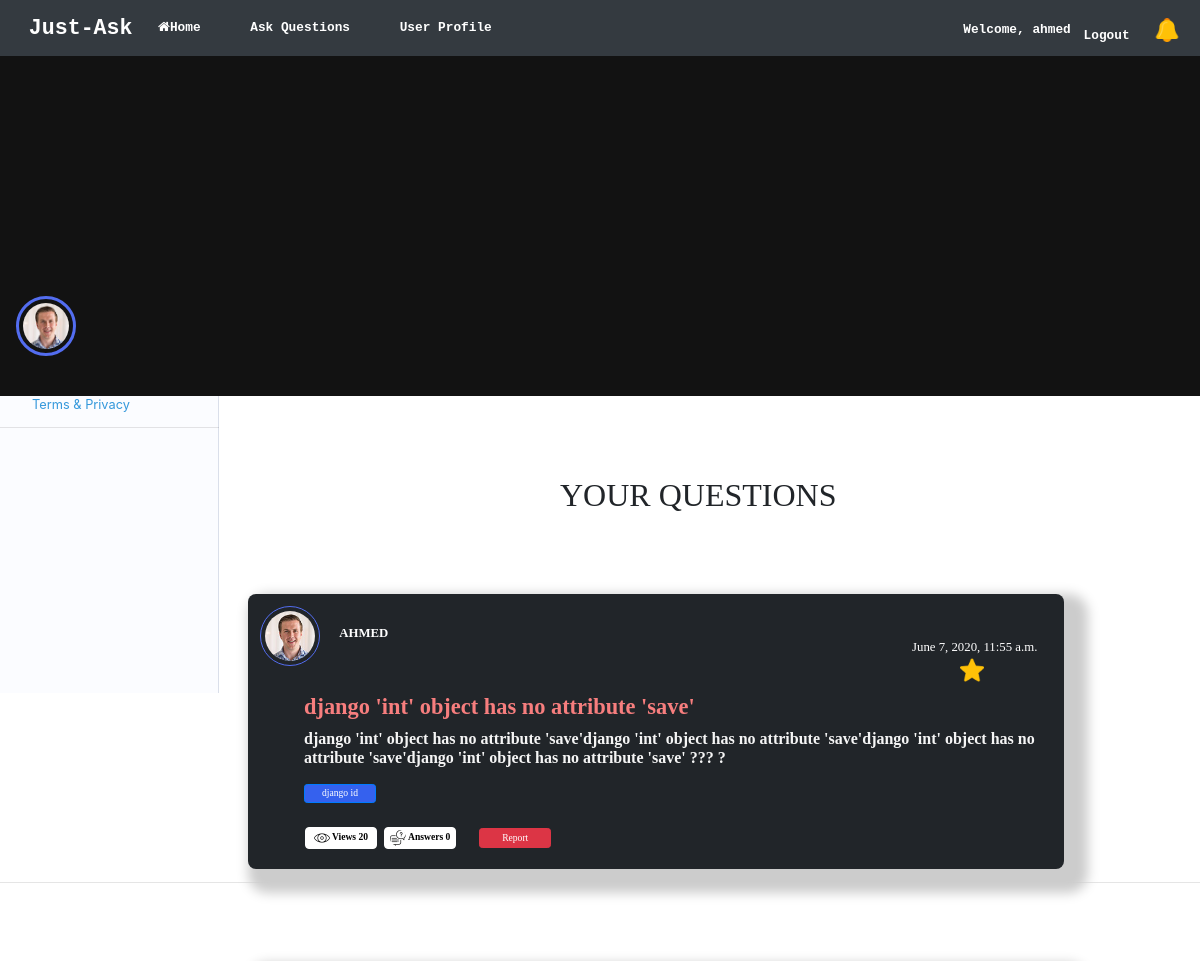
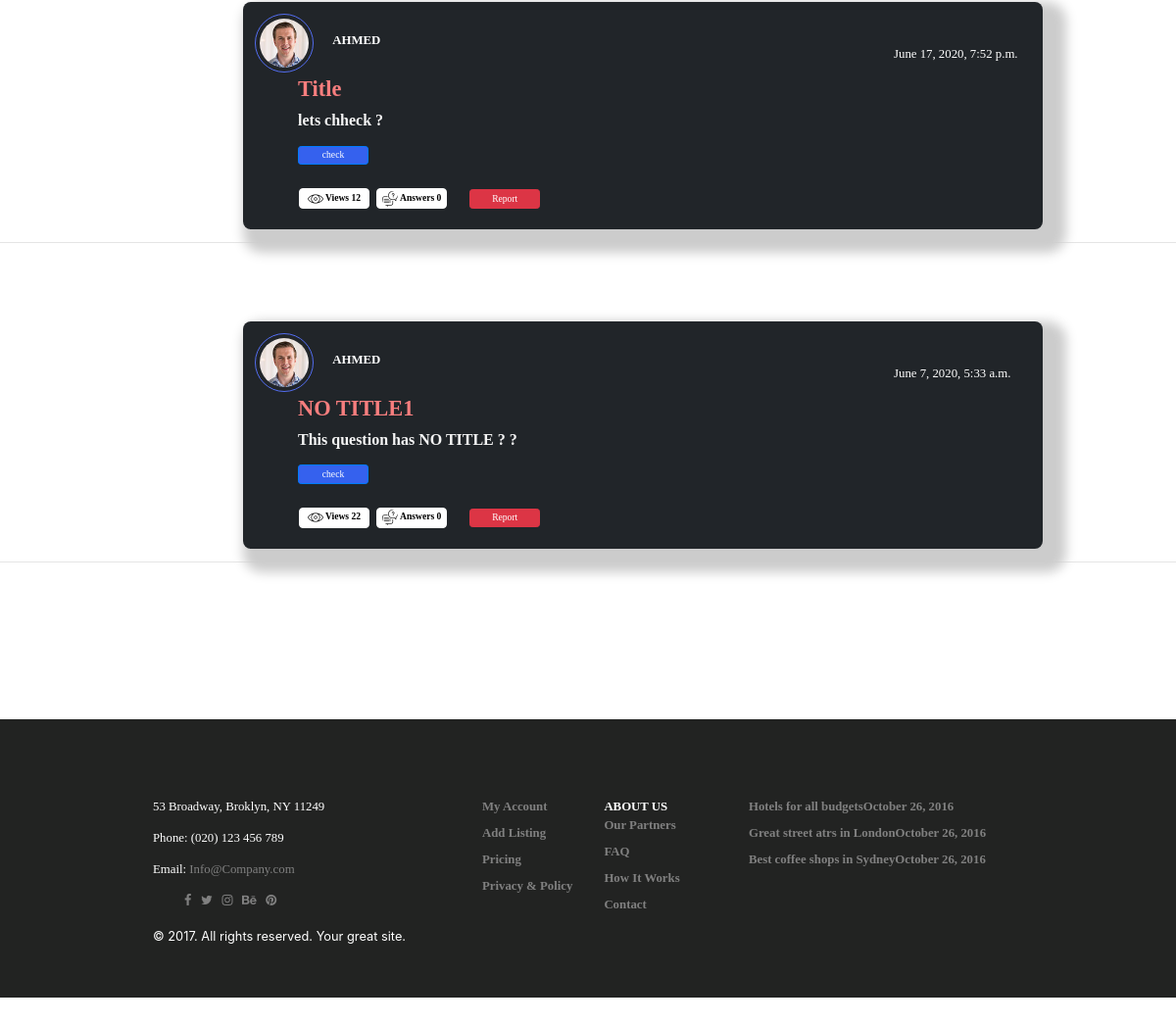
The app's page /UserQuestions (signed in) with its own data (2 pictures, top to bottom).
### home/models.py (models this page shows)
class UserProfile(models.Model):
    user = models.ForeignKey(User,on_delete=models.CASCADE)
    prof_pic = models.ImageField(upload_to='static')
    level = models.CharField(choices=showChoices,max_length=50)
    followers = models.ManyToManyField('self',related_name='follow',null=True)
    following = models.ManyToManyField('self',related_name='followings',null=True)
    Questions = models.ManyToManyField(Question,null=True)
    FavQuestions = models.ManyToManyField(Question,related_name='FavQuestion',null=True)
    FavAnswers = models.ManyToManyField("Answer",related_name='FavAnswer',null=True)

class Question(models.Model):
    user = models.ForeignKey(User,on_delete=models.CASCADE)
    q_image = models.ImageField(upload_to='static',null=True)
    q_title = models.CharField(max_length=100)
    tag = models.CharField(max_length=20)
    content = models.TextField()
    answers = models.IntegerField(default=0)
    views = models.IntegerField(default=0)
    fav = models.CharField(max_length=50)
    report = models.CharField(choices=ReportChoices,max_length=50)
    dateTime = models.DateTimeField(auto_now=True)

### home/views.py (the view)
# urls.py: path('UserQuestions', views.UserQuestions, name="UserQuestions"),
def UserQuestions(request):
    users1 = UserProfile.objects.filter(user=request.user).first()
    qs = Answer.objects.filter(questioner=users1).all()
    total_Notis = Notification.objects.filter(user=users1,viewed=False).all().count
    context = { 'qs':users1, 'an':qs,"count_notis":total_Notis }
    return render(request,'UserQs.html',context)

### home/templates/UserQs.html (shortened to what this page needs)
{% extends "base.html" %}
{% load static %}
  {% block content %}
<div class="row">
    <div class="col-md-12" style="background-color: #121212;padding-bottom: 50px;">
      <img style="margin-top:300px;margin-left:20px ;" src="{{qs.prof_pic}}" class="avatar avatar2" />
    </div>
  </div>
          {% if qs.user == request.user %}
          <div style="margin-left:300px;margin-top:100px;font-family: bold;">
            <h1 style="margin-left: 400px;">YOUR QUESTIONS</h1>
              </div>
            {% else %}
            <div style="margin-left:300px;margin-top:100px;font-family: bold;">
              <h1 style="margin-left: 400px;">{{qs.user.username|upper}}'s QUESTIONS</h1>
                </div>
            {% endif %}
          {% for ans1 in qs.Questions.all %}
              {% ifchanged ans1.id %}
              <div class="row" style="margin-top: 100px;">
                <div class="col-sm-8 setts1" style="padding:10px;margin-left:325px;background-color:#212529;border-radius:10px;">
                    <div>
                      <div>
                        <a href="{% url 'DetailProfile' qs.id %}"><img src="{{qs.prof_pic}}" class="avatar avatar1"/></a>
                         <b style="margin-left: 20px;color:white;"> {{qs.user.username|upper}} </b><p style="color:white;margin-left:820px;margin-top:-35px">{{ans1.dateTime}}
                          {% for fq in qs.FavQuestions.all %}
                            {% if fq.id == ans1.id %}
                              <img src="{% static 'star.png' %}"  style="height:30px;width:30px;margin-left:60px;" />
                            {% endif %}
                          {% endfor %}
                        </div>
                      <h3><a href="{% url 'DetailQuestion' ans1.id %}" style="color:#F77E7E;text-decoration:none"><b class="question-title" style="margin-left:60px;">{{ans1.q_title}}</b></a></h3>
                    </div>
                    <div class="q-lbtm-content">
                        <div class="textStyle" style="margin-top:10px;margin-left:60px">
                            <h5 style="color:whitesmoke;"><b>{{ans1.content}}  ?</b></h5>
                        </div>
                         <div class="question-cat">
                            <ul class="ul1">
                                    <li style="margin-left:15px; margin-top:20px">
                                        <button class="btn btn-primary btn3">{{ans1.tag}}</button>
                                    </li>
                            </ul>
                        </div>
                    <div class="question-cat" style="margin-left:16px;margin-top:40px;">
                      <ul class="ul1">
                              <li style="margin-top:-10px">
                                  <button class="btn ansViewTag" style="border-radius:5px;color:black;">
                                  <img  src="{% static 'eye.png' %}" class="ans-img" />
                                  <b> Views {{ans1.views}} </b></button>
                                  <button class="btn ansViewTag" style="border-radius:5px;color:black;">
                                  <img  src="{% static 'ans1.png' %}" class="ans-img" />
                                 <b> Answers {{ans1.answers}} </b></button>
                                 <button class="btn btn-danger reportTag"> Report </button>
                              </li>
                          </ul>
                      </div>
                    </div>
                  </div>
                  </div>
                <hr/>
        {% endifchanged %}
    {% endfor %}
{% endblock %}

### home/templates/base.html (shortened to what this page needs)
{% load static %}
<!DOCTYPE html>
<html lang="en">
  <head>
    <link rel="stylesheet" href="https://maxcdn.bootstrapcdn.com/bootstrap/4.3.1/css/bootstrap.min.css">
    <link rel="stylesheet" href="https://maxcdn.bootstrapcdn.com/font-awesome/4.4.0/css/font-awesome.min.css">
    <link rel="stylesheet"  type="text/css"  href="{% static 'App.css' %}">
    <link rel="stylesheet"  type="text/css"  href="{% static 'sidenav.css' %}">
    <link rel="stylesheet"  type="text/css"  href="{% static 'footer.css' %}">
    <link rel="stylesheet"  type="text/css"  href="{% static 'question.css' %}">
  </head>
  <body style="zoom: 80%;">
    <div id="NAVBAR">
        <nav class="navbar navbar-icon-top navbar-expand-lg navbar-dark bg-dark mystyle1">
          <a class="navbar-brand Icon" href="myQuestion"><b class="">Just-Ask</b></a>
          <div class="navbar-collapse" id="navbarSupportedContent">
            <ul class="navbar-nav mr-auto">
              <li class="nav-item bc">
                <a class="nav-link" href="myQuestion">
                <b class="nav1 sides">
                  <i class="fa fa-home"></i>Home</b>
                  </a>
              </li>
              <li class="nav-item bc">
                <a class="nav-link active" href="AskQuestion">
                  <b class="nav1 side1">Ask Questions</b>
                </a>
              </li>
              <li class="nav-item bc">
                <a class="nav-link active" href="UserProfile">
                 <b class="nav1 side1"> User Profile</b>
                </a>
              </li>
            </ul>
            <ul class="navbar-nav">
            {% if user.is_authenticated %}
            <li class="nav-item bc" style="margin-top:20px;">
                 <b>Welcome, {{user.username}}</b>
              </li>
              <li class="nav-item bc" style="margin-top:20px;">
                <a class="nav-link active" href="logout">
                 <b class="nav1">Logout</b>
                </a>
              </li>
              {% endif %}
              <li class="nav-item bc">
                <a class="nav-link active" href="UserNotifications">
                  {% if count_notis > 0 %}
                  <img src="{% static 'bell.png' %}" style="height:30px;width:35px;margin-top:10px;margin-right:15px;" class="lev-avatar" />
                  {% if count_notis > 10 %}
                  <span class="badge badge-danger" style="margin-left:-37px;border-radius:30px;">{{count_notis}}</span>
                  {% elif count_notis < 10 %}
                  <span class="badge badge-danger" style="margin-left:-30px;border-radius:30px;">{{count_notis}}</span>
                  {% endif %}
                  {% else %}
                    <img src="{% static 'Nobell.png' %}" style="height:30px;width:35px;margin-top:10px;" class="lev-avatar" />
                    {% endif %}
                </a>
              </li>
            </ul>
          </div>
        </nav>
  </div>
  <div class="bkc">
                <ul class="ul1">
                    <li class="widget widget-btn mg1">
                      <a href="AskQuestion"><button type="button" data-toggle="modal" class="btn btn2">
                             ASK A QUESTION</button>
                      </a> </li>
                </ul>
                <ul class="ul1 s1">
                    <li class="mg">
                        <ul class="ul1"><li><a href="index">
                        <a href="myQuestion">  <button type="button" class="btn btn1">
                            Questions</button></a>
                          </a>
                        </li>
                        <li class=""><a href="">
                        <button type="button" class="btn btn1">
                            Tags</button></a></li>
                        <li class=""><a href="">
                        <button type="button" class="btn btn1">
                            Level</button></a></li>
                        <li class=""><a href="">
                        <button type="button" class="btn btn1">
                            Categories</button></a></li>
                        <li class=""><a href="allUser">
                        <button type="button" class="btn btn1">
                            Users</button></a></li>
                        <li class=""><a href="UserSettings">
                        <button type="button" class="btn btn1">
                            Settings</button></a></li>
                          </ul>
                    </li>
                    </ul>
                <div class="sn1">
                    ©2020  <br/>
                    <a style="color:#3498db">Terms &amp; Privacy</a>
                </div>
                <hr class="line"/>
            </div>
            {% block content %}
            {% endblock %}
  </body>
  <footer class="main-footer">
    <div class="container" >
        <div class="row">
        <div class="col-md-4 sets1">
            <div class="contact-details">
            <p>53 Broadway, Broklyn, NY 11249</p>
            <p>Phone: (020) 123 456 789</p>
            <p>Email: <a href="" class="colors">Info@Company.com</a></p>
            <ul class="social-menu">
                <li class="list-inline-item"><a href="#" class="colors"><i class="fa fa-facebook"></i></a></li>
                <li class="list-inline-item"><a href="#" class="colors"><i class="fa fa-twitter"></i></a></li>
                <li class="list-inline-item"><a href="#" class="colors"><i class="fa fa-instagram"></i></a></li>
                <li class="list-inline-item"><a href="#" class="colors"><i class="fa fa-behance"></i></a></li>
                <li class="list-inline-item"><a href="#" class="colors"><i class="fa fa-pinterest"></i></a></li>
            </ul>
            </div>
        </div>
        <div class="col-md-4 sets1">
            <div class="menus d-flex">
            <ul class="ul1">
            <b> <li> <a href="#" class="colors" >My Account</a></li>
                <li class="mup"> <a href="#" class="colors">Add Listing</a></li>
                <li class="mup"> <a href="#" class="colors mup">Pricing</a></li>
                <li class="mup"> <a href="#" class="colors mup">Privacy &amp; Policy</a></li></b>
            </ul>
            <ul class="ul1">
               <b><li> <a href="#" class="fhead">ABOUT US</a></li></b>
               <b><li> <a href="#" class="colors">Our Partners</a></li>
                <li class="mup"> <a href="#" class="colors mup">FAQ</a></li>
                <li class="mup"> <a href="#" class="colors mup">How It Works</a></li>
                <li class="mup"> <a href="#" class="colors mup">Contact</a></li></b>
            </ul>
            </div>
        </div>
        <div class="col-md-4 sets1">
            <b><a href="" class="colors">
            <div class="title colors"><strong>Hotels for all budgets</strong><span class="date last-meta">October 26, 2016</span></div>
                </a><a href="#" class="colors">
                <div class="title mup colors"><strong>Great street atrs in London</strong><span class="date last-meta">October 26, 2016</span></div>
                </a><a href="#" class="colors">
                <div class="title mup colors"><strong>Best coffee shops in Sydney</strong><span class="date last-meta">October 26, 2016</span></div>
                </a></b>
        </div>
        </div>
    </div>
    <div class="copyrights setsx sets">
        <div class="container">
        <div class="row">
            <div class="col-md-6">
            <p>&copy; 2017. All rights reserved. Your great site.</p>
            </div>
        </div>
        </div>
    </div>
    </footer>
  </html>

### static/App.css (style rules this page uses)
.Icon { font-size: 27px; margin-left: 20px; font-family:'Courier New', Courier, monospace; }
.avatar { vertical-align: middle; width: 120px; height: 120px; border-radius: 50%; margin-top: 5px; margin-left: 5px; }
.lev-avatar { vertical-align: middle; width: 50px; height: 50px; border-radius: 20%; margin-top: 5px; margin-left: 5px; }
.avatar1 { border:4px solid #dadfea; padding:5px; transition: 0.7s; }
.avatar2 { border:4px solid #536DF0; padding:5px; transition: 0.7s; }
.side1 { margin-left: 30px; padding-right: 30px; }
.sides { padding-right: 40px; padding-left:-30px; }
.nav1 { color: white; transition: all 1s; width: 50px; padding: 8px; }
.bc { color: white; transition: all 1s; }
.mystyle1 { text-align: center; font-family:'Courier New', Courier, monospace; color: black; height: 70px; }

### static/sidenav.css (style rules this page uses)
.bkc { padding-bottom:21%; position: fixed; z-index: 100%; align-items:left; padding-right: 50px; padding-left: -30px; border-right:1px solid #dadfea; background-color: #fbfcff; }
.ul1 { list-style-type:none; }
.btn2 { color: white; background-color:#3498db; border-radius: 0px; transition: all 1s; }
.btn1 { width: 100%; text-align:left; border-radius: 0px; }
.mg1 { margin-top:30px; font-family: 'Courier New'; }
.mg { margin-top:50px; font-family: 'Courier New'; }
.sn1 { margin-left:40px; }
.line { position: relative; color: grey; width: 123%; }
.s1 { margin-left: -50px; }

### static/footer.css (style rules this page uses)
.ul1 { list-style-type:none; }
.main-footer { margin-top: 200px; position: relative; color: white; background-color: #222322; }
.sets1 { margin-top: 100px; font-family: bold; }
.mup { margin-top: 10px; }
.colors { color: grey; transition: 1s; }
.fhead { color: white; }
.sets { padding-bottom: 50px; }

### static/question.css (style rules this page uses)
.setts1 { margin-left: 300px; font-family: bold; padding: 5px; padding-bottom:0px; zoom: 100%; box-shadow:15px 15px 15px 15px #ccc; transform: scale(1.001), translateZ(0); }
.avatar { vertical-align: middle; width: 75px; height: 75px; border-radius: 50%; margin-top: 5px; margin-left: 5px; }
.avatar1 { border:2px solid #dadfea; padding:5px; border:2px solid #536DF0; transition: 0.7s; }
.ans-img { vertical-align: middle; width: 20px; height: 20px; border-radius:50%; color: grey; }
.ul1 { list-style-type:none; }
.question-title { font-family: bold; transition:0.5s; }
.question-cat { font-family: bold; }
.btn3 { background-color: #3561EE; width: 90px; margin-left: 5px; padding: 2px; transition: all 0.8s; font-size: 12px; }
.reportTag { width: 90px; margin-left: 25px; padding: 2px; font-size: 12px; }
.ansViewTag { background-color: white; color: grey; width: 90px; margin-left: 5px; padding: 2px; transition: all 0.8s; font-size: 12px; border-radius: 0px; border-color: white; }
.textStyle { color: grey; font-family: bold; }

### records on screen
UserProfile: prof_pic (picture), user.username "AHMED"
Question: prof_pic (picture), dateTime "June 7, 2020, 11:55 a.m.", q_title "django 'int' object has no attribute 'save'", content "django 'int' object has no attribute 'save'django 'int' object has no attribute 'save'django 'int' object has no attribute 'save'django 'int' object has no attribute 'save' ???", tag "django id", views "20", answers "0"
Question: prof_pic (picture), dateTime "June 17, 2020, 7:52 p.m.", q_title "Title", content "lets chheck", tag "check", views "12", answers "0"
Question: prof_pic (picture), dateTime "June 7, 2020, 5:33 a.m.", q_title "NO TITLE1", content "This question has NO TITLE ?", tag "check", views "22", answers "0"

### other values on screen
{{ user.username }} "ahmed"
